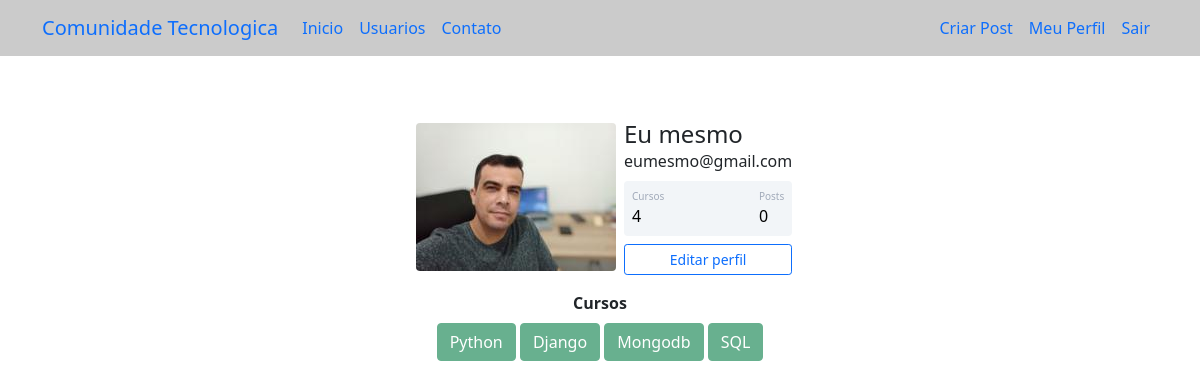
The page /perfil (signed in) on the database its author committed.
### comunidadetecnologica/models.py (models this page shows)
class Usuario(database.Model,UserMixin):
    id = database.Column(database.Integer, primary_key=True)
    username = database.Column(database.String, nullable=False)
    email = database.Column(database.String, nullable=False, unique=True)
    senha = database.Column(database.String, nullable=False)
    foto_perfil = database.Column(database.String, default='default.jpg')
    posts = database.relationship('Post', backref='autor', lazy=True)
    cursos = database.Column(
        database.String, nullable=False, default='Não Informado')

### comunidadetecnologica/routes.py (the view)
@app.route('/perfil')
@login_required
def perfil():
    foto_perfil = url_for(
        'static', filename='fotos_perfil/{}'.format(current_user.foto_perfil))
    return render_template('perfil.html', foto_perfil=foto_perfil)

### comunidadetecnologica/models.py (called while the page is built)
@login_manager.user_loader
def load_usuario(id_usuario):
    return Usuario.query.get(int(id_usuario))

### comunidadetecnologica/templates/perfil.html (shortened to what this page needs)
{% extends 'base.html' %} {% block body %}
<div class="container mt-5 d-flex justify-content-center">
  <div class="card p-3">
    <div class="d-flex align-items-center">
      <div class="image pe-2">
        <img src="{{foto_perfil}}" class="rounded" width="200" />
      </div>
      <div class="ml-3 w-100">
        <h4 class="mb-0 mt-0">{{ current_user.username }}</h4>
        <span>{{current_user.email}}</span>
        <div
          class="p-2 mt-2 bg-primary d-flex justify-content-between rounded text-white stats"
        >
          {% if 'Não Informado' in current_user.cursos or current_user.cursos ==
          '' %}
          <div class="d-flex flex-column">
            <span class="articles">Cursos</span>
            <span class="number1">0</span>
          </div>
          {% else %}
          <div class="d-flex flex-column">
            <span class="articles">Cursos</span>
            <span class="number1">{{ current_user.cursos.count(';') +1 }}</span>
          </div>
          {% endif %}
          <div class="d-flex flex-column">
            <span class="rating">Posts</span>
            <span class="number3">0</span>
          </div>
        </div>
        <div class="button mt-2 d-flex flex-row align-items-center">
          <a href="{{url_for('editar_perfil')}}" class="w-100"
            ><button class="btn btn-sm btn-outline-primary w-100">
              Editar perfil
            </button></a
          >
        </div>
      </div>
    </div>
  </div>
</div>
<div class="row justify-content-center">
    <div class="col col-4" style="text-align: center;">
        <strong>Cursos</strong><br>
        {% for curso in current_user.cursos.split(';') %}
            <button type="button" class="btn btn-success mt-2" disabled>{{curso}}</button>
        {% endfor%}
    </div>
</div>
{% endblock %}

### comunidadetecnologica/static/main.css (style rules this page uses)
.card { width: 400px; border: none; border-radius: 10px; background-color: #fff; }
.stats { background: #f2f5f8 !important; color: #000 !important; }
.articles { font-size: 10px; color: #a1aab9; }
.number1 { font-weight: 500; }
.rating { font-size: 10px; color: #a1aab9; }
.number3 { font-weight: 500; }

### rows shown on the page
Usuario: username "Eu mesmo", email "eumesmo@gmail.com", cursos "4"

### other values the page prints
{{ curso }} "Python" "Django" "Mongodb" "SQL"
